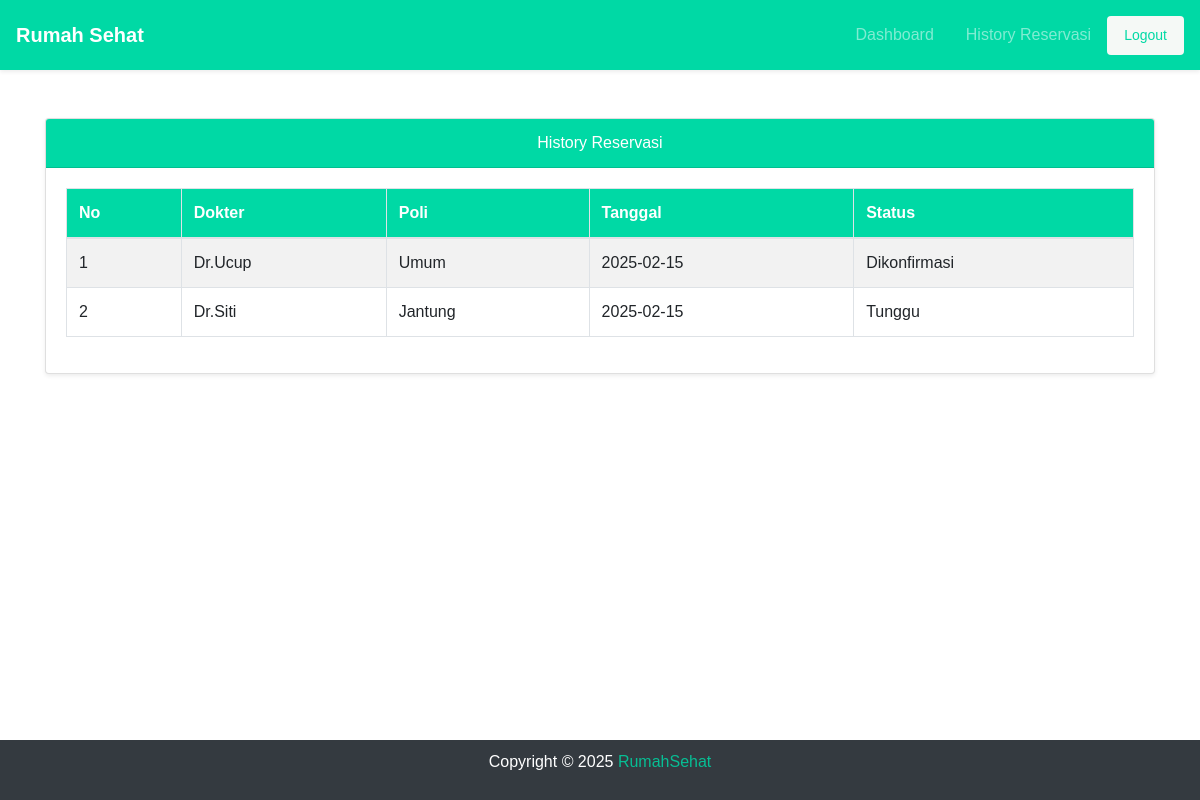
Screenshot of /pages/pasien/history_reservasi.php (signed in) with the database file from the repository.
### tables this page shows
CREATE TABLE `reservasi` (
  `id_reservasi` int NOT NULL,
  `nik` varchar(16) DEFAULT NULL,
  `id_dokter` int DEFAULT NULL,
  `id_poli` int DEFAULT NULL,
  `tanggal` date DEFAULT NULL,
  `status` enum('Tunggu','Dikonfirmasi','Selesai') DEFAULT NULL
);

CREATE TABLE `dokter` (
  `id_dokter` int NOT NULL,
  `nama` varchar(100) DEFAULT NULL,
  `email` varchar(100) DEFAULT NULL,
  `password` varchar(255) DEFAULT NULL,
  `spesialis` varchar(100) DEFAULT NULL,
  `jenis_kelamin` enum('L','P') DEFAULT NULL,
  `no_hp` varchar(15) DEFAULT NULL
);

CREATE TABLE `poli` (
  `id_poli` int NOT NULL,
  `nama_poli` varchar(100) DEFAULT NULL
);

### pages/pasien/history_reservasi.php (the view, shortened to what this page needs)
<?php
include '../../koneksi.php';
$nik = $_SESSION['nik'];
$today = date('Y-m-d');
$sql = "SELECT r.id_reservasi, r.id_dokter, r.id_poli, r.tanggal, r.status, d.nama AS dokter, p.nama_poli
        FROM reservasi r
        JOIN dokter d ON r.id_dokter = d.id_dokter
        JOIN poli p ON r.id_poli = p.id_poli
        WHERE r.nik = :nik AND r.tanggal < :today";
$stmt = $conn->prepare($sql);
$stmt->bindParam(':nik', $nik);
$stmt->bindParam(':today', $today);
$stmt->execute();
$reservasiList = $stmt->fetchAll(PDO::FETCH_ASSOC);
?>
<!DOCTYPE html>
<html lang="id">
  <head>
    <link rel="stylesheet" href="../../assets/css/bootstrap.css" />
    <link rel="stylesheet" href="../../assets/vendor/animate/animate.css" />
    <link rel="stylesheet" href="../../assets/css/theme.css" />
    <link rel="stylesheet" href="https://cdnjs.cloudflare.com/ajax/libs/font-awesome/6.0.0-beta3/css/all.min.css">
  </head>
  <body>
    <nav class="navbar navbar-expand-lg navbar-dark bg-primary shadow-sm">
        <a class="navbar-brand" href="#">Rumah Sehat</a>
        <div class="collapse navbar-collapse" id="navbarNav">
            <ul class="navbar-nav ml-auto">
                <li class="nav-item"><a class="nav-link" href="pasien_dashboard.php">Dashboard</a></li>
                <li class="nav-item"><a class="nav-link" href="history_reservasi.php">History Reservasi</a></li>
                <li class="nav-item"><a class="nav-link btn btn-light text-primary px-3" href="pasien_dashboard.php?logout=true">Logout</a></li>
            </ul>
        </div>
    </nav>
    <div class="container py-5">
        <div class="card shadow-sm">
            <div class="card-header bg-primary text-white text-center">
                <span>History Reservasi</span>
            </div>
            <div class="card-body">
                <div class="table-container">
                    <?php if (empty($reservasiList)): ?>
                        <p>Tidak ada history reservasi.</p>
                    <?php else: ?>
                    <table class="table table-bordered table-striped">
                        <thead class="bg-primary text-white">
                            <tr>
                                <th>No</th>
                                <th>Dokter</th>
                                <th>Poli</th>
                                <th>Tanggal</th>
                                <th>Status</th>
                            </tr>
                        </thead>
                        <tbody id="reservasiTableBody">
                            <?php
                            $no = 1;
                            foreach ($reservasiList as $r) :
                            ?>
                            <tr>
                                <td><?php echo $no++; ?></td>
                                <td><?php echo htmlspecialchars($r['dokter']); ?></td>
                                <td><?php echo htmlspecialchars($r['nama_poli']); ?></td>
                                <td><?php echo htmlspecialchars($r['tanggal']); ?></td>
                                <td><?php echo htmlspecialchars($r['status']); ?></td>
                            </tr>
                            <?php endforeach; ?>
                        </tbody>
                    </table>
                    <?php endif; ?>
                </div>
            </div>
        </div>
    </div>
    <footer>
    <p id="copyright">
          Copyright &copy; 2025 <a href="#" target="_blank">RumahSehat</a>
        </p>
    </footer>
  </body>
</html>

### assets/css/theme.css (style rules this page uses)
:root { --primary: #00D9A5; --accent: #FF3D85; --secondary: #4E5AFE; --warning: #EED818; --info: #05B4E1; --danger: #FF4943; --success: #96C93D; --dark: #343531; --light: #F5F9F6; --cs: #596261; --grey: #6E807A; }
body { font-family: "Source Sans Pro", sans-serif; line-height: 1.5; color: #343531; }
a { color: #07be94; text-decoration: none; background-color: transparent; }
.bg-primary { background-color: #00D9A5 !important; }
.text-primary { color: #00D9A5 !important; }
.btn-light { color: #343531; background-color: #F5F9F6; border-color: transparent; }
.btn { padding: 8px 24px; }
.navbar { min-height: 70px; }
.navbar-brand { font-weight: 600; padding-top: 10px; padding-bottom: 10px; }
.navbar-nav { margin-top: 10px; border-top: 1px solid #E8EEE4; flex-shrink: 0; }
.navbar-nav .nav-link { transition: all .2s ease; }
.navbar-nav .btn { font-size: 14px; }
@media (min-width: 992px) { .navbar-expand-lg .navbar-nav { margin-top: 0; border-top: none; } }
@media (min-width: 992px) { .navbar-expand-lg .navbar-nav .nav-link { padding-right: 16px; padding-left: 16px; } }
@media (min-width: 992px) { .navbar-expand-lg .navbar-nav { align-items: center; } }

### pages/pasien/history_reservasi.php (style rules this page uses)
body { display: flex; flex-direction: column; min-height: 100vh; }
footer { background: #343a40; color: white; text-align: center; padding: 10px; position: fixed; bottom: 0; width: 100%; }

### rows the page displays
reservasi: id_dokter.nama "Dr.Ucup", id_poli.nama_poli "Umum", tanggal "2025-02-15", status "Dikonfirmasi"
reservasi: id_dokter.nama "Dr.Siti", id_poli.nama_poli "Jantung", tanggal "2025-02-15", status "Tunggu"
